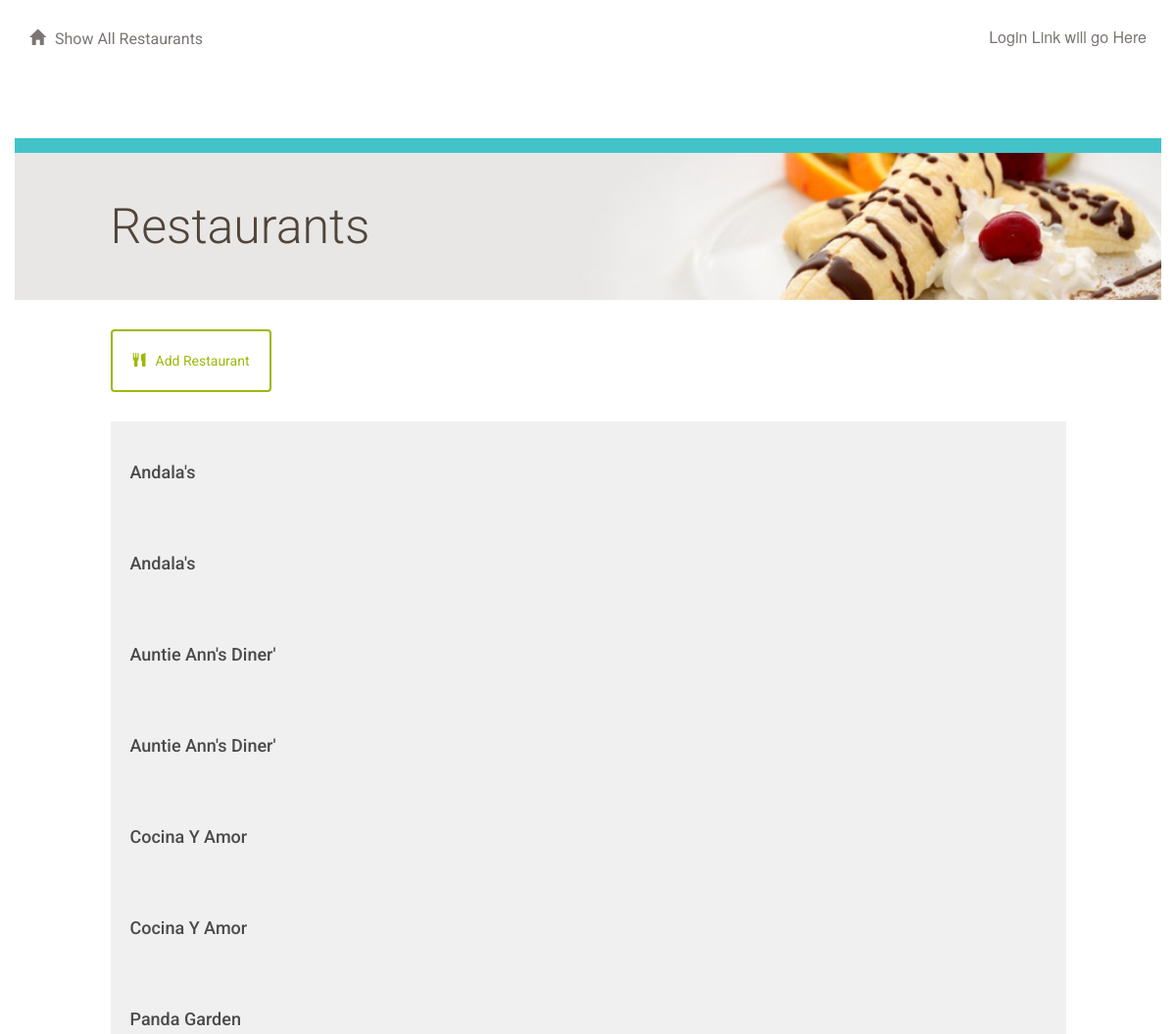
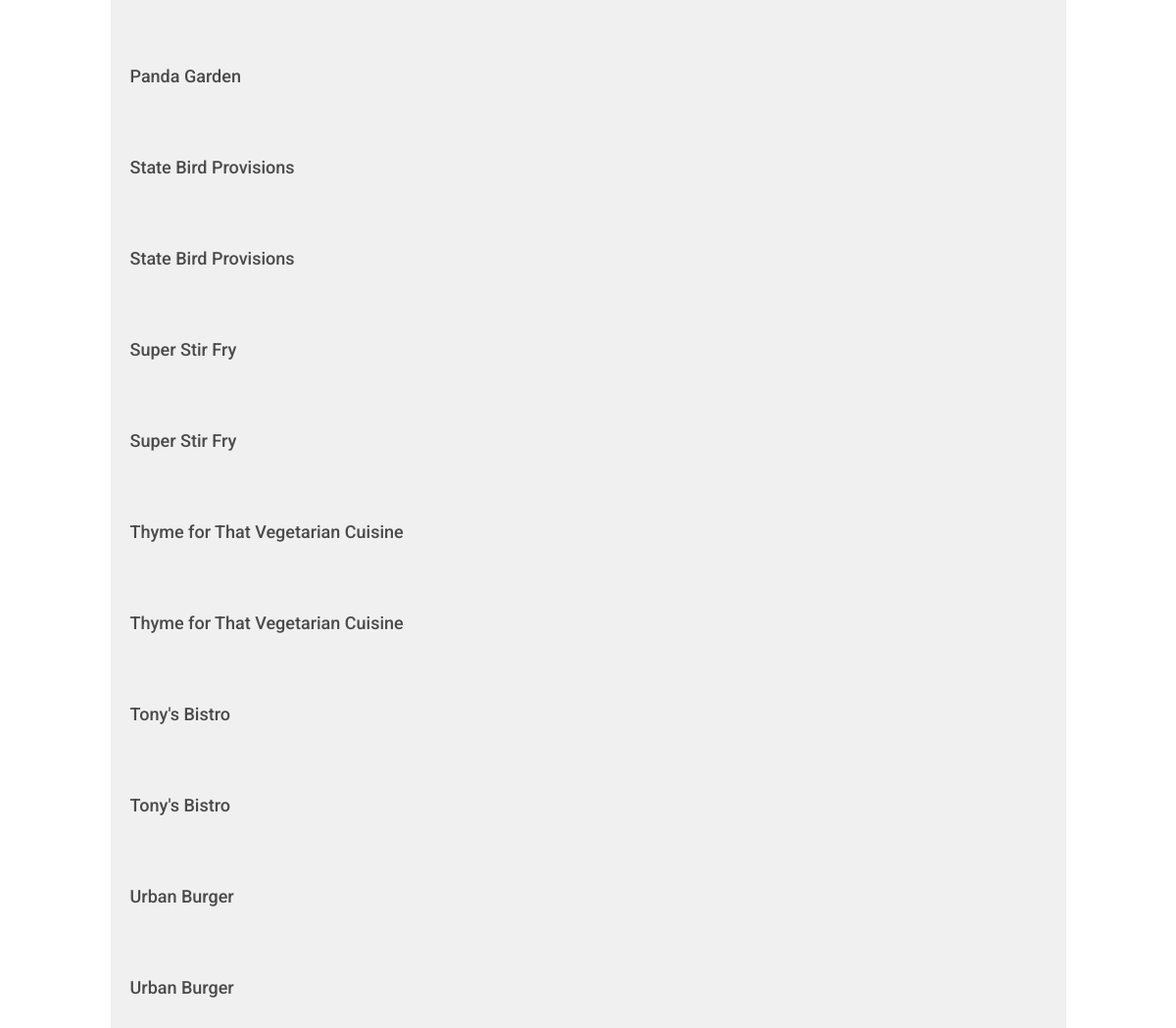
/restaurant/, run on the app's committed database (2 pictures, top to bottom).
### database_setup.py (models this page shows, shortened)
class Restaurant(Base):
    __tablename__ = 'restaurant'
    id = Column(Integer, primary_key=True)
    name = Column(String(250), nullable=False)
    user_id = Column(Integer, ForeignKey('user.id'))
    user = relationship(User)

### project.py (the view)
@app.route('/')
@app.route('/restaurant/')
def showRestaurants():
    restaurants = session.query(Restaurant).order_by(asc(Restaurant.name))
    if 'username' not in login_session:
        return render_template('restaurants.html', restaurants=restaurants)
    else:
        return render_template('publicrestaurants.html', restaurants=restaurants)

### templates/restaurants.html (shortened to what this page needs)
{% extends "main.html" %}
{% block content %}
{% include "header.html" %}
	<div class="row top-menu">
		<div class="col-md-10"></div>
		<div class="col-md-2 text-right">
					</div>
	</div>
	<div class="row divider blue">
		<div class="col-md-12"></div>
	</div>
	<div class="row banner main">
		<div class="col-md-1"></div>
		<div class="col-md-11 padding-none">
			<h1>Restaurants</h1>
		</div>
	</div>
	<div class="row padding-top padding-bottom">
		<div class="col-md-1"></div>
		<div class="col-md-10 padding-none">
			<a href="{{url_for('newRestaurant')}}">
				<button class="btn btn-default" id="new-restaurant">
					<span class="glyphicon glyphicon-cutlery" aria-hidden="true"></span>Add Restaurant
				</button>
			</a>
		</div>
		<div class="col-md-1"></div>
	</div>
	{% for restaurant in restaurants %}
		<a href = "{{url_for('showMenu', restaurant_id = restaurant.id)}}">
			<div class="row">
				<div class="col-md-1"></div>
					<div class="col-md-10 restaurant-list">
						<h3>{{restaurant.name}}</h3>
					</div>
				<div class="col-md-1"></div>
			</div>
		</a>
	{% endfor %}
{% endblock %}

### templates/main.html (shortened to what this page needs)
<!DOCTYPE html>
<html lang="en">
	<head>
		<link rel="stylesheet" href="//netdna.bootstrapcdn.com/bootstrap/3.1.1/css/bootstrap.min.css">
		<link rel=stylesheet type=text/css href="{{ url_for('static', filename='styles.css') }}">
	</head>
	<body>
		<div class="container">
			{% block content %}
			{% endblock %}
		</div>
	</body>
</html>

### templates/header.html
<div class="row top-menu">
	<div class="col-md-6">
		<a href="{{url_for('showRestaurants')}}">
			<span class="glyphicon glyphicon-home" aria-hidden="true"></span>Show All Restaurants
		</a>
	</div>
	<div class="col-md-6 text-right">
					<p>Login Link will go Here </p>
	</div>
</div>

### static/styles.css (style rules this page uses)
* { font-family: "Helvetica Neue Bold", Roboto, Helvetica, Arial, sans-serif; font-weight: 700; }
h1 { font-family: "Helvetica Neue Light", Roboto, Helvetica, Arial, sans-serif; font-size: 50px; color: #51453B; line-height: 60px; font-weight: 300; }
h3 { font-size: 18px; color: #4A4A4A; line-height: 23px; }
p { font-family: "Helvetica Neue", Roboto, Helvetica, Arial, sans-serif; font-size: 16px; color: #7B7573; line-height: 24px; font-weight: 400; }
a { font-size: 14px; color: #0093B9; line-height: 17px; }
.padding-top { padding-top: 30px; }
.padding-bottom { padding-bottom: 30px; }
.padding-none { padding: 0; }
.btn { padding: 20px; margin: 0; border-color: #9FB80A; border-width: 2px; color: #9FB80A;; }
.glyphicon { margin-right: 10px; }
.top-menu { padding-top: 30px; padding-bottom: 30px; }
.top-menu p { margin-bottom: 0; line-height: 16px; }
.top-menu a { margin-bottom: 0; line-height: 16px; font-size: 16px; color: #7B7573; font-weight: 400; }
.divider { height: 15px; }
.divider.blue { background-color: #42C3C9; }
.banner.main { height: 150px; background: url("/static/top-banner.jpg"); background-position: right; background-repeat: no-repeat; background-size: cover; }
.banner h1 { margin: 45px 0; }
.restaurant-list { background-color: #F0F0F0; padding: 20px; u }

### data on the page
Restaurant: name "Andala's"
Restaurant: name "Andala's"
Restaurant: name "Auntie Ann's Diner'"
Restaurant: name "Auntie Ann's Diner'"
Restaurant: name "Cocina Y Amor"
Restaurant: name "Cocina Y Amor"
Restaurant: name "Panda Garden"
Restaurant: name "Panda Garden"
Restaurant: name "State Bird Provisions"
Restaurant: name "State Bird Provisions"
Restaurant: name "Super Stir Fry"
Restaurant: name "Super Stir Fry"
Restaurant: name "Thyme for That Vegetarian Cuisine"
Restaurant: name "Thyme for That Vegetarian Cuisine"
Restaurant: name "Tony's Bistro"
Restaurant: name "Tony's Bistro"
Restaurant: name "Urban Burger"
Restaurant: name "Urban Burger"
